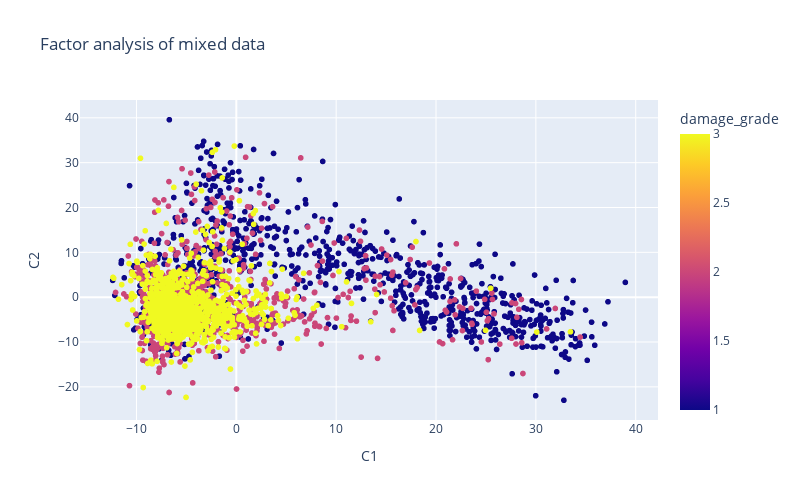

Source (notebook cell):
### Code cell
import plotly.express as px

X_train_2d = famd.row_coordinates(X_train_sub)
X_train_2d.columns = ["C1","C2"]
X_train_2d = pd.concat([X_train_2d, y_train_sub], axis=1) 

px.scatter(X_train_2d, x='C1', y='C2', color='damage_grade',
           width=800,height=500, title="Factor analysis of mixed data").show()

### Figure 1 — Plotly figure (JSON) as saved in the notebook; plotly's stock layout.template omitted (floating-point values rounded to 4 significant figures; data arrays with more than 128 entries replaced by an {"elided": "..."} marker saying what was removed)
{"data": [{"hovertemplate": "C1=%{x}<br>C2=%{y}<br>damage_grade=%{marker.color}<extra></extra>", "legendgroup": "", "marker": {"color": {"elided": "3000 int values"}, "coloraxis": "coloraxis", "symbol": "circle"}, "mode": "markers", "name": "", "showlegend": false, "type": "scattergl", "x": {"elided": "3000 float values"}, "xaxis": "x", "y": {"elided": "3000 float values"}, "yaxis": "y"}], "layout": {"coloraxis": {"colorbar": {"title": {"text": "damage_grade"}}, "colorscale": [[0, "#0d0887"], [0.1111, "#46039f"], [0.2222, "#7201a8"], [0.3333, "#9c179e"], [0.4444, "#bd3786"], [0.5556, "#d8576b"], [0.6667, "#ed7953"], [0.7778, "#fb9f3a"], [0.8889, "#fdca26"], [1, "#f0f921"]]}, "height": 500, "legend": {"tracegroupgap": 0}, "title": {"text": "Factor analysis of mixed data"}, "width": 800, "xaxis": {"anchor": "y", "domain": [0, 1], "title": {"text": "C1"}}, "yaxis": {"anchor": "x", "domain": [0, 1], "title": {"text": "C2"}}}}
